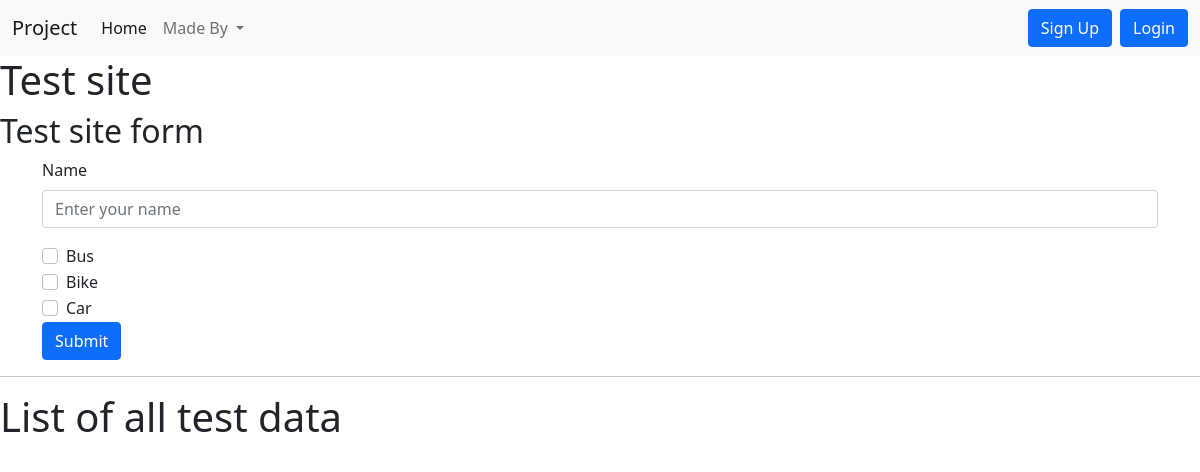
Page /testsite on the earlier database version.
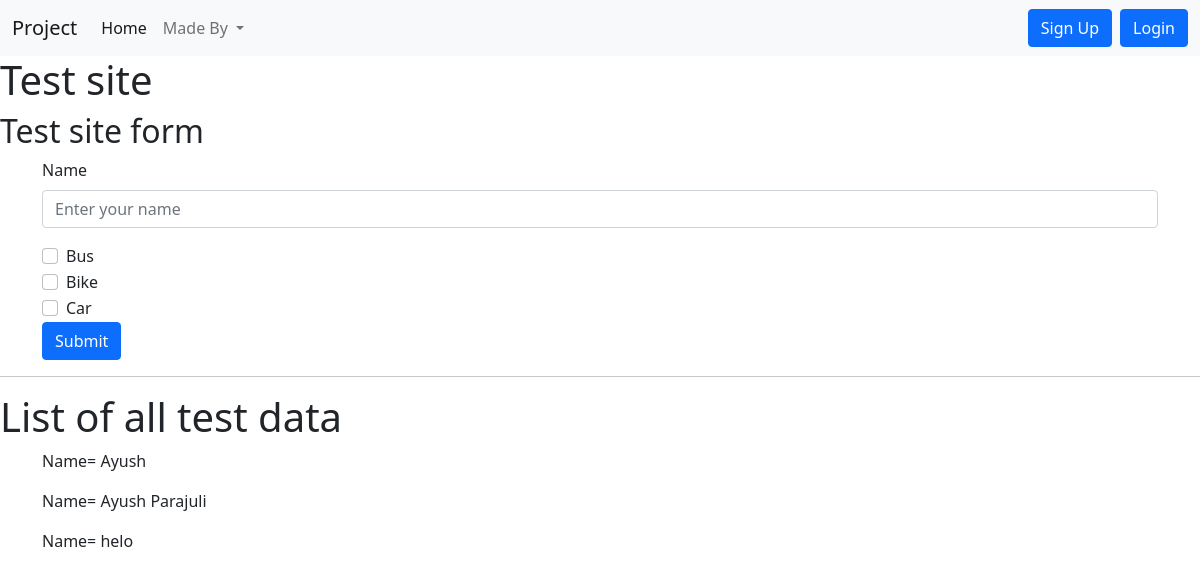
Same page on the later database version.
### home/models.py (models this page shows, shortened)
class Testing(models.Model):
    name=models.CharField(max_length=122)

### home/views.py (the view)
# urls.py: path("testsite",views.testsite,name='testsite'),
def testsite(request):
    if request.method == "POST":
        name = request.POST.get('name')
        testing = Testing(name=name)
        testing.save()
        messages.success(request, 'Test data sent')
    alltest_data = Testing.objects.all()
    allnewapp_data = Newapp.objects.all()
    alladdexam_data = Addexam.objects.all()
    data={
        'alltest_data':alltest_data,
        'allnewapp_data':allnewapp_data,
        'alladdexam_data':alladdexam_data,
    }
    return render(request, "testsite.html",data)

### templates/testsite.html (shortened to what this page needs)
{% extends 'base.html' %}
{% block testsitecontent %}
<h1>Test site</h1>
<h2>Test site form</h2>
<div class="container">
    <form method="post" action="/testing">
        <div class="mb-3">
            <label for="name" class="form-label">Name</label>
            <input required type="text" class="form-control" id="name" name="name" placeholder="Enter your name">
        </div>
        <div class="form-check">
            <input class="form-check-input" type="checkbox" value="Bus" id="flexCheckDefault" name="Bus">
            <label class="form-check-label" for="Bus">
              Bus
            </label>
        </div>
        <div class="form-check">
            <input class="form-check-input" type="checkbox" value="Bike" id="flexCheckChecked" name='Bike'>
            <label class="form-check-label" for="Bike">
              Bike
            </label>
        </div>
        <div class="form-check">
            <input class="form-check-input" type="checkbox" value="Car" id="flexCheckChecked" name="Car">
            <label class="form-check-label" for="Car">
              Car
            </label>
        </div>
        <button type="submit" class="btn btn-primary">Submit</button>
    </form>
</div>
<hr>
<h1>List of all test data</h1>
<div class="container">
    {% for atd in alltest_data %}
    <p>Name= {{atd.name}}
    </p>
    {% endfor %}
</div>
{% endblock testsitecontent %}

Differences in the rows shown:
added Testing: name "Ayush"
added Testing: name "Ayush Parajuli"
added Testing: name "helo"
